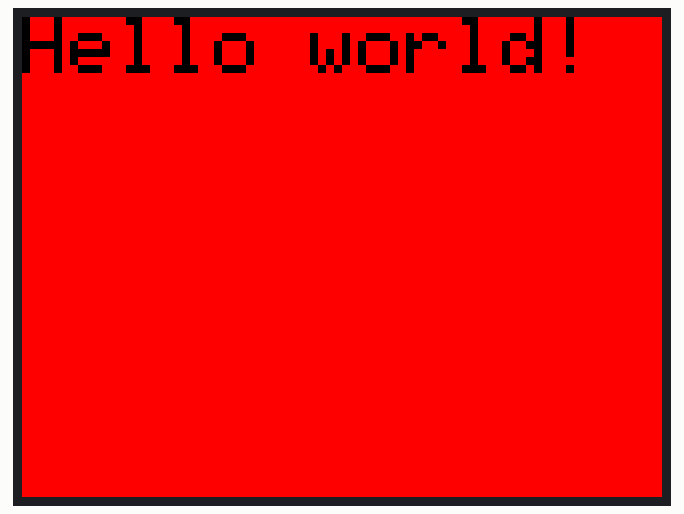
Recording of a sketch running on a simulated ESP32. Parts: 320×240 colour display.

Above: at 0.3 s.

The sketch:

hello_world.ino
```cpp
#include"TFT_eSPI.h" //include TFT LCD library

TFT_eSPI tft; //initialize TFT LCD

void setup() {
  tft.begin(); //start TFT LCD
  tft.setRotation(3); //set screen rotation

  tft.fillScreen(TFT_RED); //fill background

  tft.setTextColor(TFT_BLACK); //set text color
  tft.setTextSize(4); //set text size
  tft.drawString("Hello world!",0,0); //draw text string

}

void loop() {

}
```
